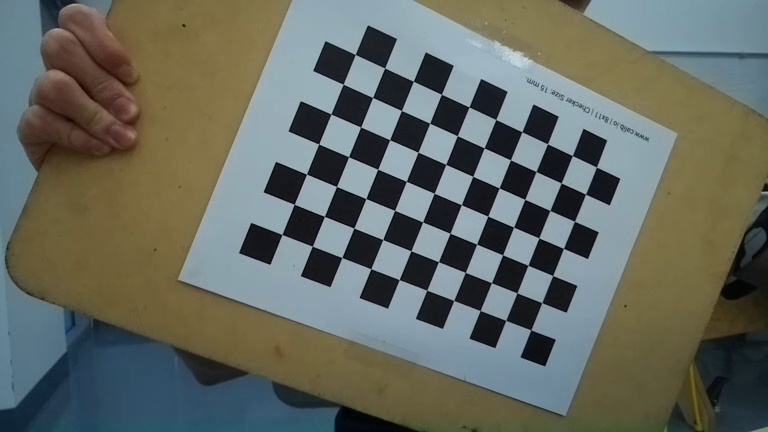
#> input picture neato_dog/calibration_photos/photo_0.jpg, 768 x 432 px; its folder holds 4 pictures in this run
$ python neato_cam_calibration.py
#> lines starting #> are read from the running program, lines starting #| are printed output that depends on the picture; after the words box and inside, x2 and y2 are one past the last pixel; in counts of white or black regions, pixels touching at a corner belong together
"""This calibration is taken from the Day 15 activity and uses the code provided in
this OpenCV Python tutorial. https://docs.opencv.org/4.13.0/dc/dbb/tutorial_py_calibration.html"""

import numpy as np
import cv2 as cv
import glob

# termination criteria
criteria = (cv.TERM_CRITERIA_EPS + cv.TERM_CRITERIA_MAX_ITER, 30, 0.001)

gray = None

# prepare object points, like (0,0,0), (1,0,0), (2,0,0) ....,(6,5,0)
objp = np.zeros((10*7,3), np.float32)
objp[:,:2] = np.mgrid[0:7,0:10].T.reshape(-1,2)

# Arrays to store object points and image points from all the images.
objpoints = [] # 3d point in real world space
imgpoints = [] # 2d points in image plane.

images = glob.glob('/home/trevor/ros2_ws/src/neato_dog/neato_dog/calibration_photos/*.jpg')

for fname in images:
    img = cv.imread(fname)
#> img is the input picture: shape (432, 768, 3); mean B, G, R 97.2, 105.7, 100.8
    print("helo")
    gray = cv.cvtColor(img, cv.COLOR_BGR2GRAY)
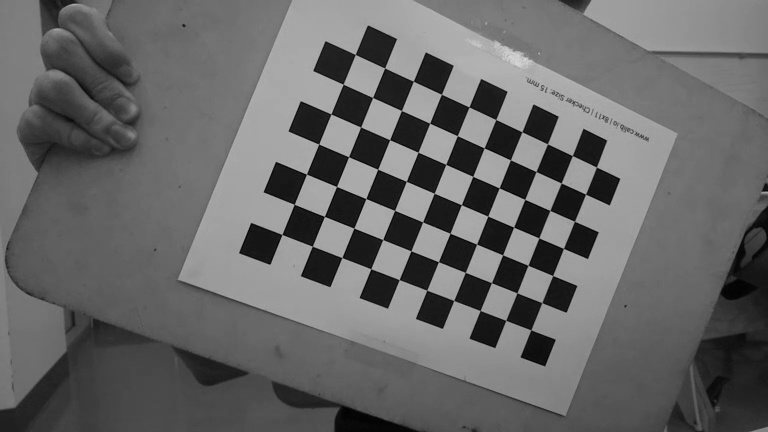
#> gray: shape (432, 768); min 0, max 213, mean 103.2

    # Find the chess board corners
    ret, corners = cv.findChessboardCorners(gray, (7,10), None)
#> ret = True; corners = 70 rows, first 8: [281.9, 234.5], [294.2, 204.3], [306.5, 174.1], [318.8, 144], [331, 114], [343.1, 84.22], [355.2, 54.43], [312.3, 246.2]
    print(ret)
#| True
    print(corners)
#> (printed output is left out)

    # If found, add object points, image points (after refining them)
    if ret == True:
        objpoints.append(objp)

        corners2 = cv.cornerSubPix(gray,corners, (11,11), (-1,-1), criteria)
#> corners2 = 70 rows, first 8: [281.9, 234.5], [294.2, 204.3], [306.5, 174.1], [318.7, 144], [331, 113.9], [343.2, 84.28], [355.2, 54.46], [312.3, 246.2]
        imgpoints.append(corners2)

        # Draw and display the corners
        cv.drawChessboardCorners(img, (7,10), corners2, ret)
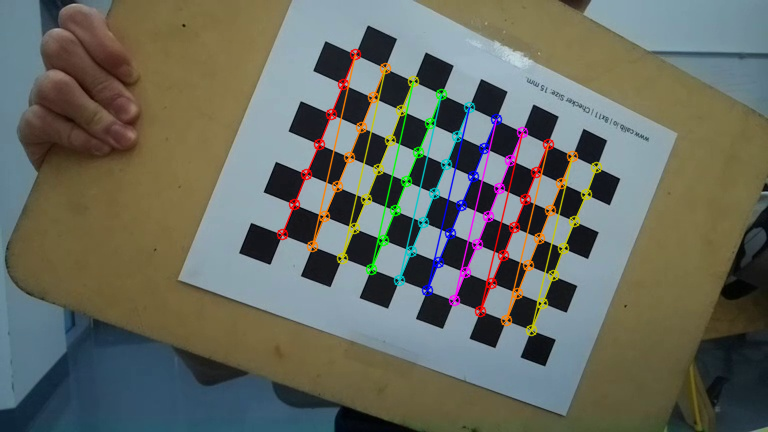
#> img: shape (432, 768, 3); 4.66% of pixels changed, all inside (x1, y1, x2, y2) = (276, 48, 603, 337)
        cv.imshow('img', img)
        cv.waitKey(500)
#> pass 2 of the loop `for fname in images:`:
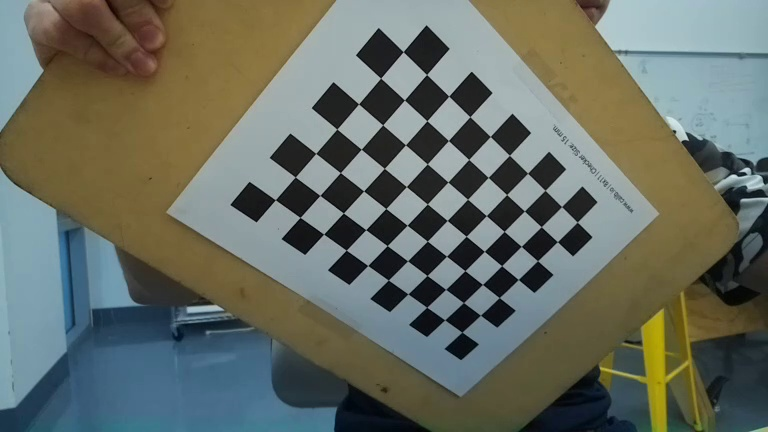
#> input picture neato_dog/calibration_photos/photo_1.jpg, 768 x 432 px
#> img is the input picture: shape (432, 768, 3); mean B, G, R 99.3, 109, 102.9
#> `gray = cv.cvtColor(img, cv.COLOR_BGR2GRAY)`:
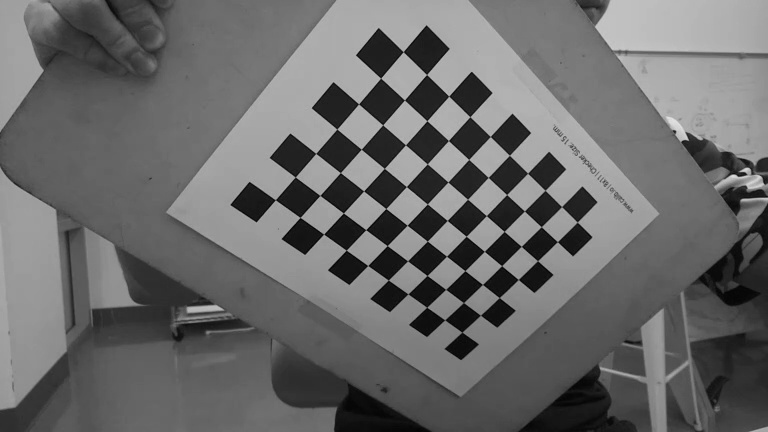
#> gray: shape (432, 768); min 1, max 227, mean 106.1
#> corners = 70 rows, first 8: [275.4, 199.7], [295.3, 177.1], [315.8, 153.4], [336.8, 129.1], [358.5, 104], [380.6, 78.04], [403.2, 51.68], [300, 217.4]
#| True
#> (printed output is left out)
#> corners2 = 70 rows, first 8: [275.3, 199.8], [295.3, 177], [315.7, 153.4], [336.9, 129.1], [358.6, 103.9], [380.6, 78.12], [403.2, 51.66], [300.1, 217.4]
#> `cv.drawChessboardCorners(img, (7,10), corners2, ret)`:
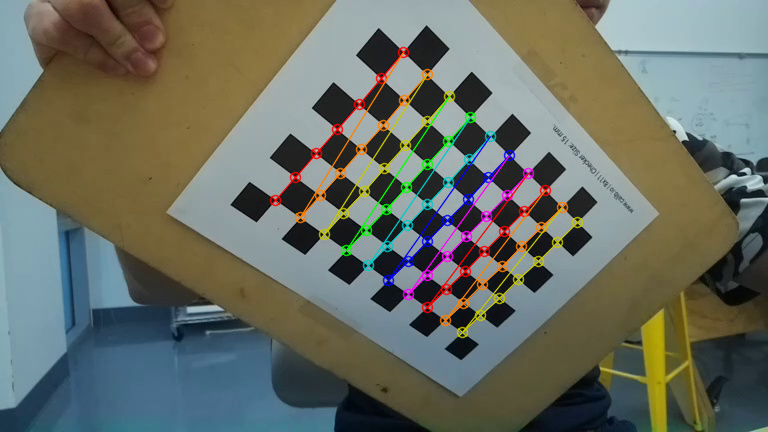
#> img: shape (432, 768, 3); 4.02% of pixels changed, all inside (x1, y1, x2, y2) = (269, 46, 584, 339)
#> pass 3 of the loop `for fname in images:`:
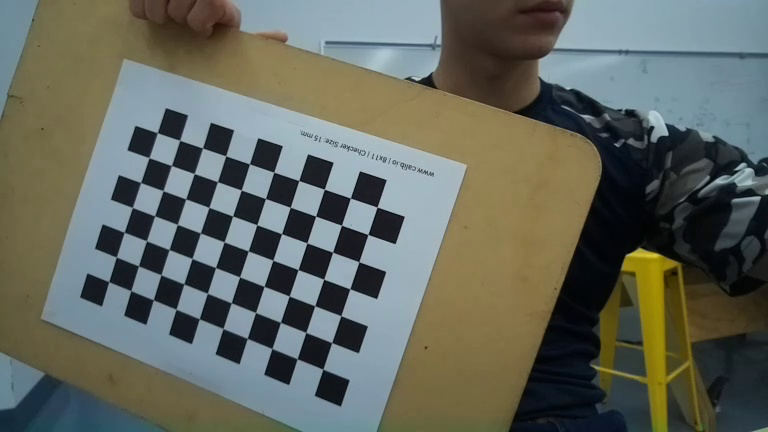
#> input picture neato_dog/calibration_photos/photo_10.jpg, 768 x 432 px
#> img is the input picture: shape (432, 768, 3); mean B, G, R 94.6, 103.7, 99.4
#> `gray = cv.cvtColor(img, cv.COLOR_BGR2GRAY)`:
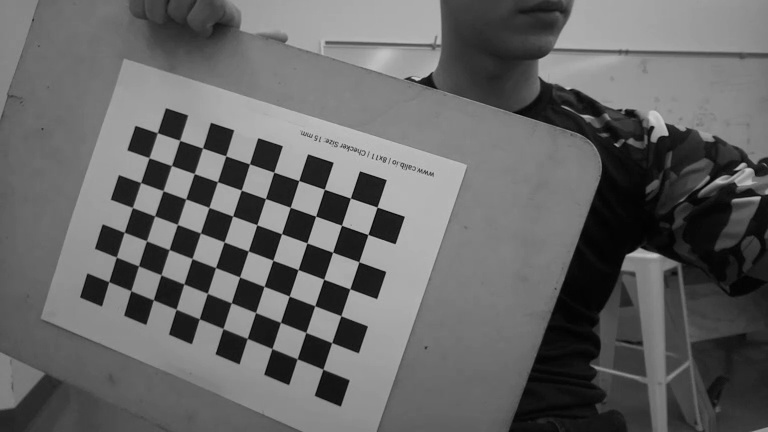
#> gray: shape (432, 768); min 1, max 207, mean 101.4
#> corners = 70 rows, first 8: [108.6, 281.5], [116.3, 257.1], [124.3, 232.3], [132.5, 207.5], [140.6, 182.5], [149.1, 157.8], [157.4, 132.7], [131.1, 290.5]
#| True
#> (printed output is left out)
#> corners2 = 70 rows, first 8: [108.7, 281.6], [116.3, 257.1], [124.1, 232.3], [132.4, 207.5], [140.6, 182.5], [149.1, 157.7], [157.3, 132.7], [130.8, 290.6]
#> `cv.drawChessboardCorners(img, (7,10), corners2, ret)`:
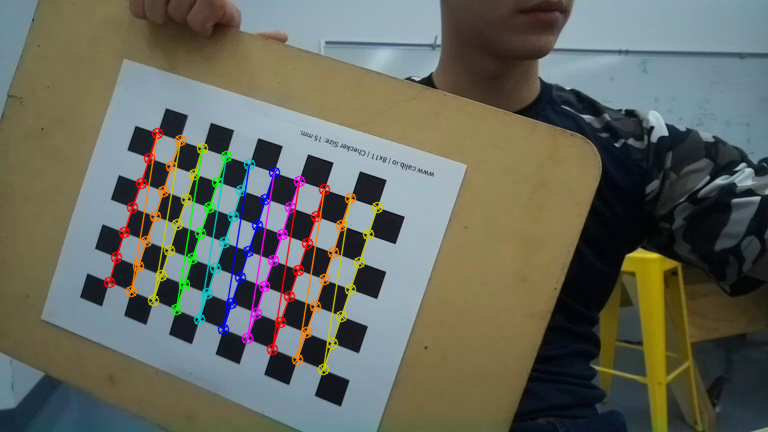
#> img: shape (432, 768, 3); 4.33% of pixels changed, all inside (x1, y1, x2, y2) = (103, 127, 384, 376)
#> the loop made 4 passes; the first 3 are shown

cv.destroyAllWindows()

ret, mtx, dist, rvecs, tvecs = cv.calibrateCamera(objpoints, imgpoints, gray.shape[::-1], None, None)

img = cv.imread('/home/trevor/ros2_ws/src/neato_dog/neato_dog/calibration_photos/photo_12.jpg')
#> (the run stopped early here; a loop or call above may not have finished)
